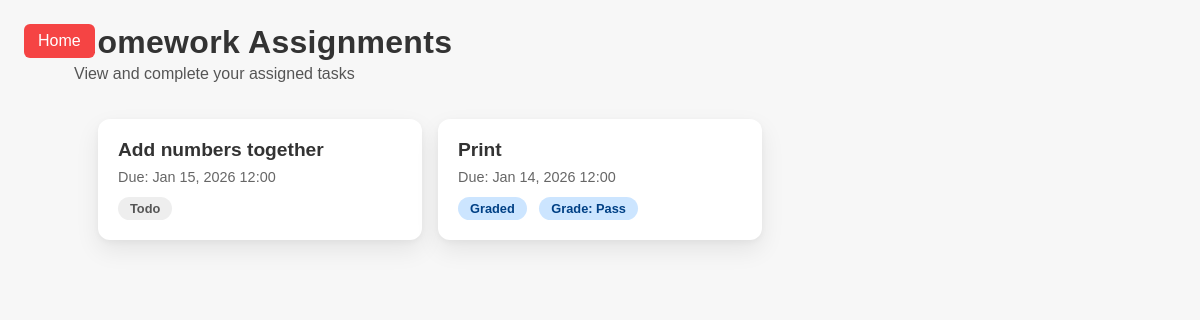
/homework/ (signed in), run on an earlier commit of the app's database.
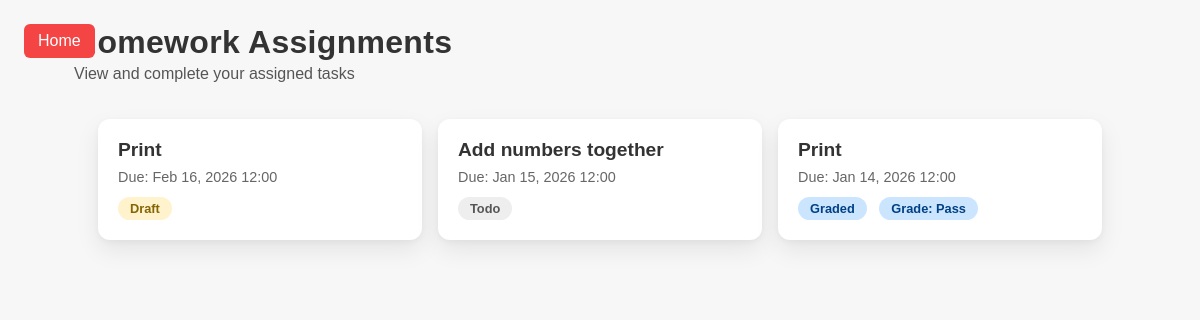
And on a later commit of the database.
### homework/models.py (models this page shows, shortened)
class Assignment(models.Model):
    group = models.ForeignKey(Group, on_delete=models.CASCADE, related_name="assignments")
    source_template = models.ForeignKey(HomeworkTemplate, on_delete=models.SET_NULL, null=True, blank=True, help_text="Select a template to auto-fill fields")
    title = models.CharField(max_length=200)
    description = models.TextField()
    starter_code = models.TextField(default="# Write your code here", blank=True)
    due_date = models.DateTimeField(null=True, blank=True)
    created_at = models.DateTimeField(auto_now_add=True)

class Submission(models.Model):
    STATUS_CHOICES = [
        ('draft', 'In Progress'),
        ('submitted', 'Submitted'),
        ('graded', 'Graded'),
    ]
    assignment = models.ForeignKey(Assignment, on_delete=models.CASCADE, related_name="submissions")
    student = models.ForeignKey(User, on_delete=models.CASCADE, related_name="homework_submissions")
    code = models.TextField(blank=True)
    status = models.CharField(max_length=20, choices=STATUS_CHOICES, default='draft')
    grade = models.CharField(max_length=10, blank=True, help_text="e.g. A, 7/10, Pass")
    feedback = models.TextField(blank=True)
    submitted_at = models.DateTimeField(auto_now=True)
    manual_review_requested = models.BooleanField(default=False, help_text="Student requested teacher review despite test failures")
    class Meta:
        unique_together = ('assignment', 'student')

### homework/views.py (the view)
# urls.py: path('homework/', views.homework, name='homework'),
@login_required
def homework(request):
    user_groups = request.user.groups.all()
    assignments = Assignment.objects.filter(group__in=user_groups).order_by('-due_date')
    submissions = Submission.objects.filter(student=request.user, assignment__in=assignments)
    submission_map = {s.assignment_id: s for s in submissions}
    for a in assignments:
        sub = submission_map.get(a.id)
        a.user_status = sub.status if sub else 'todo'
        a.user_grade = sub.grade if sub else ''
    return render(request, 'homework.html', {
        'assignments': assignments,
    })

### homework/templates/homework.html (shortened to what this page needs)
{% load static %}
<!DOCTYPE html>
<html lang="en">
<head>
  <link rel="stylesheet" href="{% static 'pastpapers/style.css' %}">
</head>
<body>
  <a class="homebutton" href="{% url 'home' %}">Home</a>
  <main class="pp-container">
    <header class="pp-header">
      <h1>Homework Assignments</h1>
      <p class="pp-sub">View and complete your assigned tasks</p>
    </header>
    <div class="hw-grid">
      {% for a in assignments %}
      <a href="{% url 'homework_detail' a.pk %}" class="hw-card">
        <div class="hw-title">{{ a.title }}</div>
        <div class="hw-meta">
            Due: {{ a.due_date|date:"M d, Y H:i"|default:"No deadline" }}
        </div>
        <div>
            <span class="hw-status status-{{ a.user_status }}">
                {{ a.user_status|title }}
            </span>
            {% if a.user_grade %}
            <span class="hw-status status-graded" style="margin-left: 8px;">
                Grade: {{ a.user_grade }}
            </span>
            {% endif %}
        </div>
      </a>
      {% empty %}
      <p style="padding: 24px; text-align: center; grid-column: 1/-1;">No homework assigned yet.</p>
      {% endfor %}
    </div>
  </main>
</body>
</html>

What changed in the data, as far as the page shows it:
added Assignment: title "Print", due_date "Feb 16, 2026 12:00", user_status "Draft"
